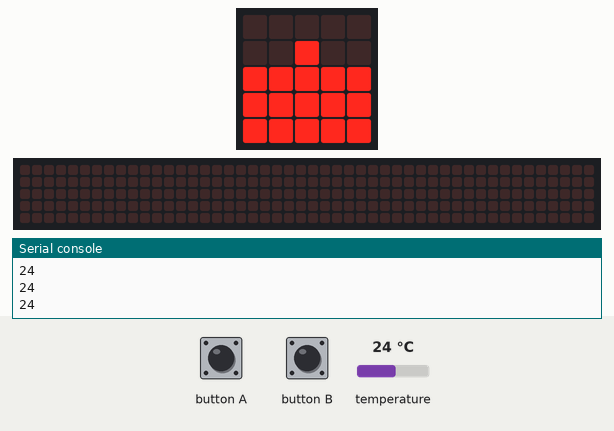
Recording of a program running on a simulated BBC micro:bit (MakeCode). Shown: the board's 5×5 LED display, a strip that is not on the board, showing the scrolling text unrolled, the last lines printed to the serial console. The test bench sets the inputs (shaded band); at power-on: temperature 24 °C. The 48×5 strip is a reading aid, not a part: it shows the text the display is scrolling, unrolled, one strip-width of it at a time.

Above: at 1.2 s.
1.3 s: button A pressed for 0.15 s
At 1.41 s:
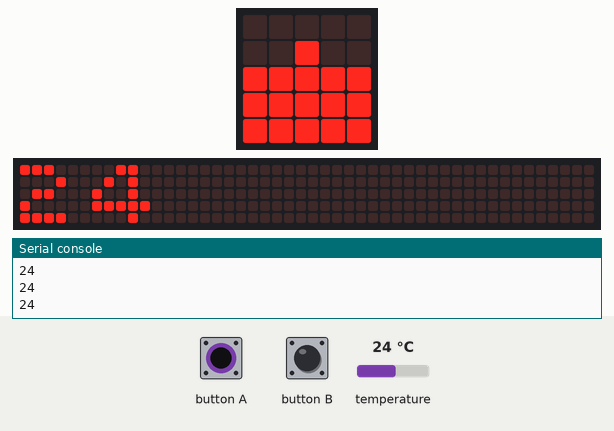
2.0 s: temperature set to 12 °C
At 4.7 s:
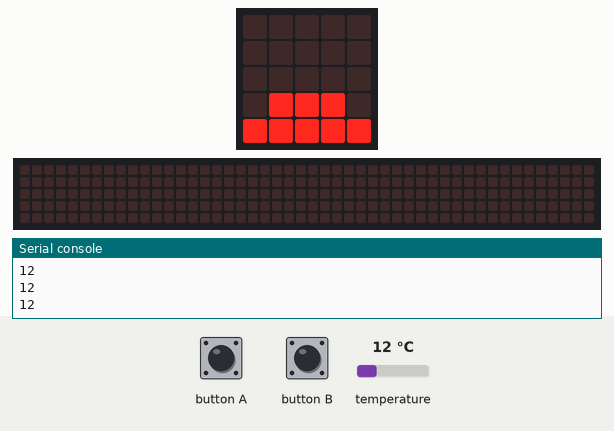
5.0 s: temperature set to 19 °C
At 5.5 s:
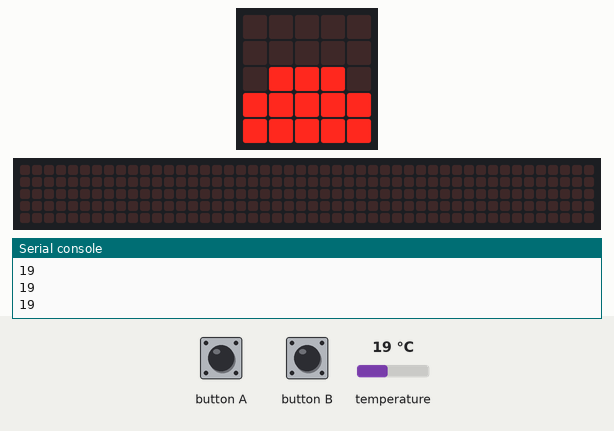
6.5 s: button A pressed for 1 s
At 6.9 s:
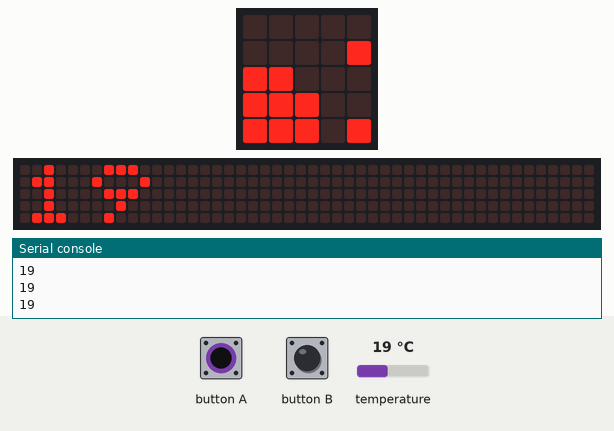
8.1 s: temperature set to 28 °C
At 9.6 s:
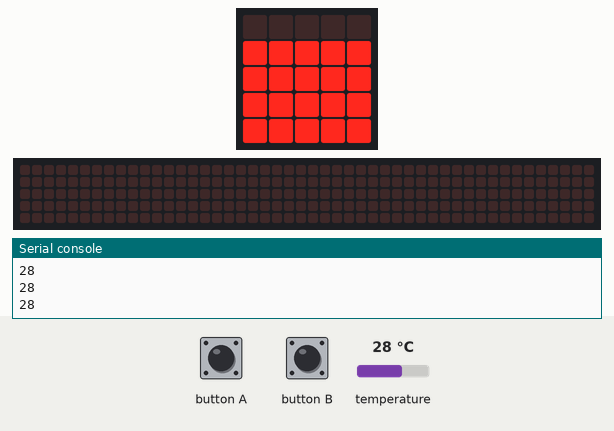
10.7 s: button A pressed for 0.15 s
At 10.79 s:
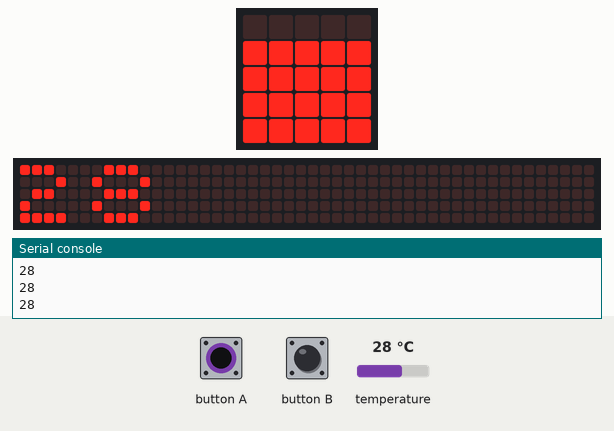
Timing chart, 0 to 12.4 s (numbered marks = the images above; inputs shaded):
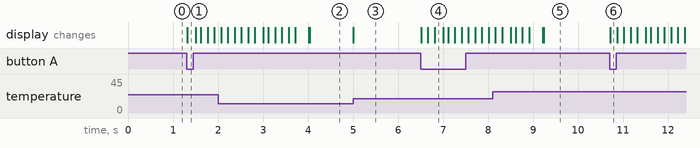

Measured:
- after the input at 1.3 s, the display: changes at once (image 1)
- after the input at 2.0 s, the display: first differs from a run without the input after 2.0 s (image 2)
- after the input at 5.0 s, the display: changes at once (image 3)
- after the input at 6.5 s, the display: first changes at once (image 4 shows a later state)
- after the input at 8.1 s, the display: first differs from a run without the input after 1.1 s (image 5)
- after the input at 10.7 s, the display: changes at once (image 6)

The program:

main.ts
```typescript
let tempurture = 0
input.onButtonPressed(Button.B, function () {
    if (tempurture >= 30) {
        basic.showString("hot")
    }
})
basic.forever(function () {
    tempurture = input.temperature()
    led.plotBarGraph(
    tempurture,
    40
    )
    if (input.buttonIsPressed(Button.A)) {
        basic.showNumber(tempurture)
    }
})
```

test.ts
```typescript
// 테스트는 여기로 이동합니다; 이 패키지가 확장으로 사용될 때 컴파일되지 않을 것 입니다.
```
